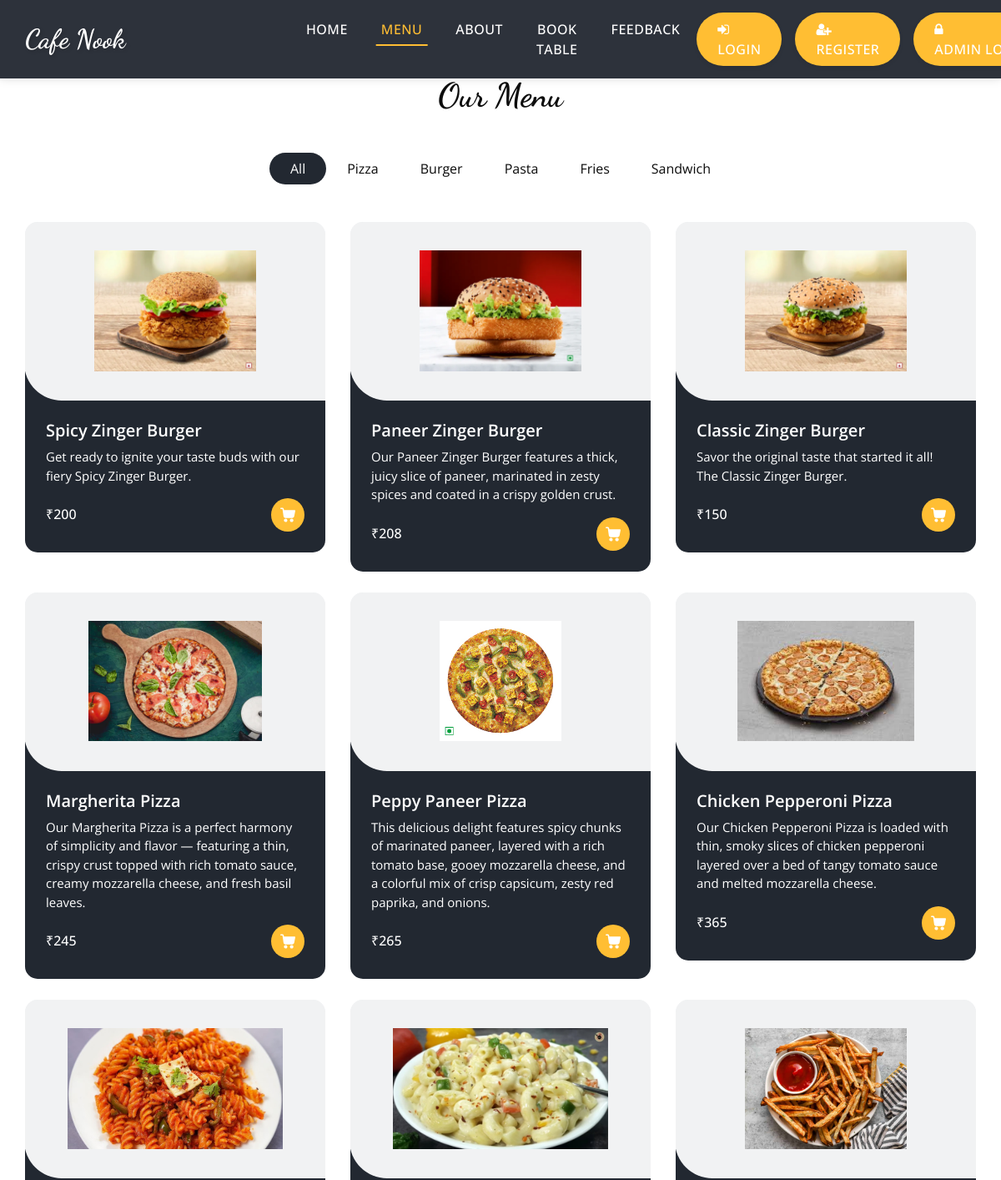
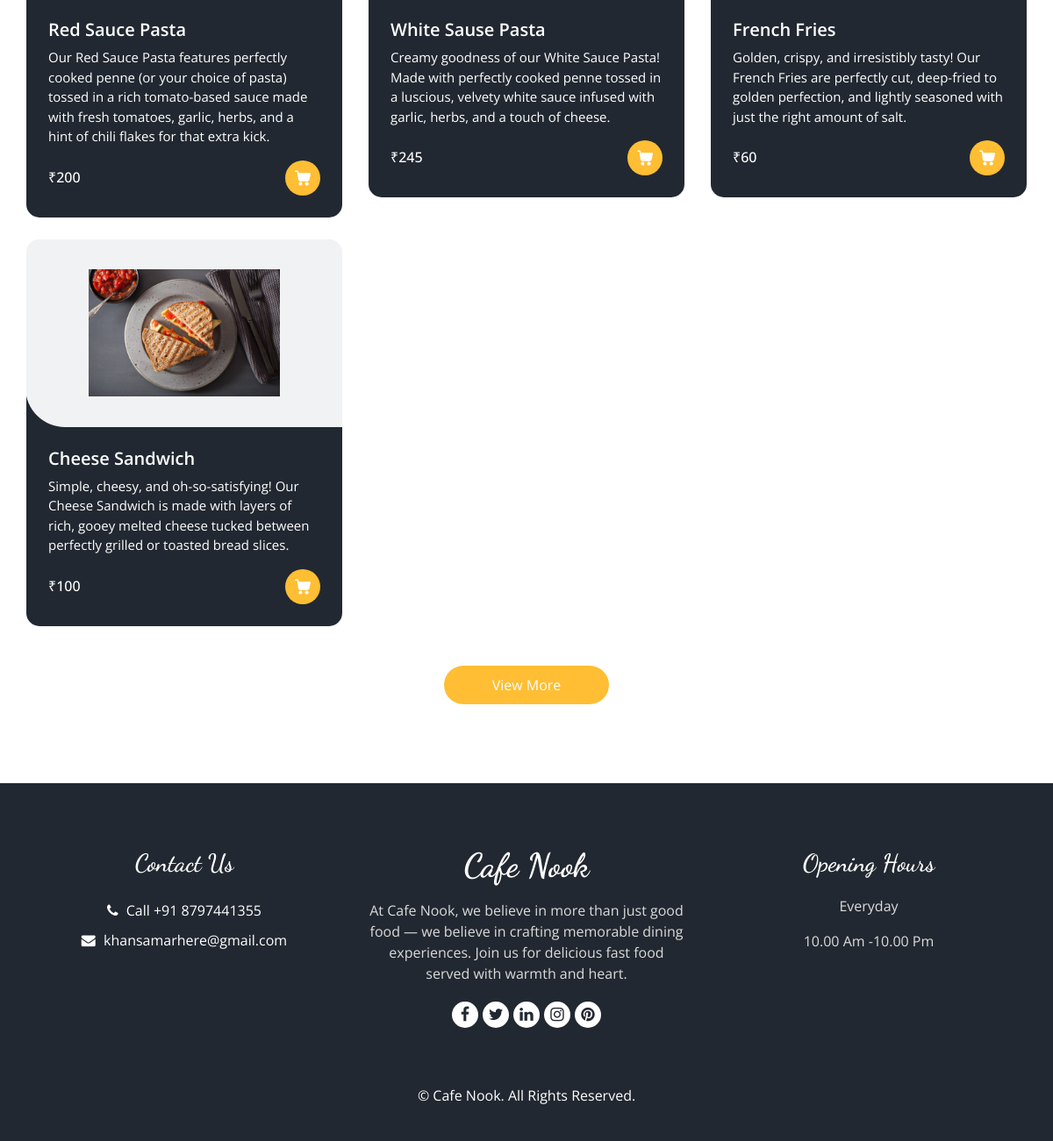
The page /menu on the database its author committed (2 pictures, top to bottom).
### baseapp2/models.py (models this page shows, shortened)
class ItemList(models.Model):
    Category_name = models.CharField(max_length=15)
    def __str__(self):
        return self.Category_name

class Items(models.Model):
    Item_name = models.CharField(max_length=40)
    Description = models.TextField(blank=False)
    Price = models.IntegerField()
    Category = models.ForeignKey(ItemList, related_name='Name', on_delete=models.CASCADE)
    Image = models.ImageField(upload_to='items/')

### baseapp2/views.py (the view)
# urls.py: path('menu', MenuView, name='Menu'),
def MenuView(request):
    items = Items.objects.all()
    list = ItemList.objects.all()
    return render(request, 'menu.html', {'items' : items, 'list' : list})

### Template/menu.html (shortened to what this page needs)
{% extends "base.html" %}
{% block class %}class="sub_page"{% endblock class %}
{% block menu_status %}active{% endblock menu_status %}
{% block main %}
  <section class="food_section layout_padding">
    <div class="container">
      <div class="heading_container heading_center">
        <h2>
          Our Menu
        </h2>
      </div>
      <ul class="filters_menu">
        <li class="active" data-filter="*">All</li>
        {% for i in list %}
        <li data-filter=".{{i.Category_name}}">{{i.Category_name}}</li>
        {% endfor %}
      </ul>
      <div class="filters-content">
        <div class="row grid">
          {% for j in items %}
          <div class="col-sm-6 col-lg-4 all {{j.Category}}">
            <div class="box">
              <div>
                <div class="img-box">
                  <img src="/media/{{j.Image}}" alt="{{j.Image}}">
                </div>
                <div class="detail-box">
                  <h5>
                    {{j.Item_name}}
                  </h5>
                  <p>
                    {{j.Description}}
                  </p>
                  <div class="options">
                    <h6>
                      ₹{{j.Price}}
                    </h6>
                    <a href="">
                    </a>
                  </div>
                </div>
              </div>
            </div>
          </div>
          {% endfor %}
        </div>
      </div>
      <div class="btn-box">
        <a href="">
          View More
        </a>
      </div>
    </div>
  </section>
{% endblock main %}

### Template/base.html (shortened to what this page needs)
<!DOCTYPE html>
<html>
{% load static %}
<head>
  <link rel="stylesheet" type="text/css" href="{% static 'css/bootstrap.css' %}" />
  <link rel="stylesheet" type="text/css" href="https://cdnjs.cloudflare.com/ajax/libs/OwlCarousel2/2.3.4/assets/owl.carousel.min.css" />
  <link rel="stylesheet" href="https://cdnjs.cloudflare.com/ajax/libs/jquery-nice-select/1.1.0/css/nice-select.min.css" />
  <link href="{% static 'css/font-awesome.min.css' %}" rel="stylesheet" />
  <link href="{% static 'css/style.css' %}" rel="stylesheet" />
  <link href="{% static 'css/responsive.css' %}" rel="stylesheet" />
</head>
<body {% block class %}{% endblock class %}>
  <div class="hero_area">
    <header class="header_section">
      <div class="container">
        <nav class="navbar navbar-expand-lg custom_nav-container ">
          <a class="navbar-brand" href="{% url "Home" %}">
            <span>
              Cafe Nook
            </span>
          </a>
          <div class="collapse navbar-collapse" id="navbarSupportedContent">
            <ul class="navbar-nav  mx-auto ">
              <li class="nav-item {% block home_status %}{% endblock home_status %}">
                <a class="nav-link" href="{% url "Home" %}">Home <span class="sr-only">(current)</span></a>
              </li>
              <li class="nav-item {% block menu_status %}{% endblock menu_status %}">
                <a class="nav-link" href="{% url "Menu" %}">Menu</a>
              </li>
              <li class="nav-item {% block about_status %}{% endblock about_status %}">
                <a class="nav-link" href="{% url "About" %}">About</a>
              </li>
              <li class="nav-item {% block book_table_status %}{% endblock book_table_status %}">
                <a class="nav-link" href="{% url "Book_Table" %}">Book Table</a>
              </li>
              <li class="nav-item {% block feedback_form %}{% endblock feedback_form %}">
                <a class="nav-link" href="{% url "Feedback_Form" %}">Feedback</a>
              </li>
            </ul>
            <div class="user_option">
              {% if user.is_authenticated %}
                <div class="d-flex align-items-center">
                  <span class="user_link mr-3">
                    <i class="fa fa-user" aria-hidden="true"></i>
                    <span class="ml-2">{{ user.username }}</span>
                  </span>
                  <a href="{% url 'accounts:profile' %}" class="order_online mr-3">
                    <i class="fa fa-id-card" aria-hidden="true"></i> Profile
                  </a>
                  <a href="{% url 'accounts:logout' %}" class="order_online mr-3">
                    <i class="fa fa-sign-out" aria-hidden="true"></i> Logout
                  </a>
                  <a href="/admin" class="order_online">
                    <i class="fa fa-lock" aria-hidden="true"></i> Admin&nbsp;Login
                  </a>
                </div>
              {% else %}
                <div class="d-flex align-items-center">
                  <a href="{% url 'accounts:login' %}" class="order_online mr-3">
                    <i class="fa fa-sign-in" aria-hidden="true"></i> Login
                  </a>
                  <a href="{% url 'accounts:register' %}" class="order_online mr-3">
                    <i class="fa fa-user-plus" aria-hidden="true"></i> Register
                  </a>
                  <a href="/admin" class="order_online">
                    <i class="fa fa-lock" aria-hidden="true"></i> Admin&nbsp;Login
                  </a>
                </div>
              {% endif %}
            </div>
          </div>
        </nav>
      </div>
    </header>
  </div>
 {% block main %}{% endblock main %}
<footer class="footer_section">
  <div class="container">
    <div class="row">
      <div class="col-md-4 footer-col">
        <div class="footer_contact">
          <h4>
            Contact Us
          </h4>
          <div class="contact_link_box">
            <a href="">
              <i class="fa fa-phone" aria-hidden="true"></i>
              <span>
                Call +91 8797441355
              </span>
            </a>
            <a href="">
              <i class="fa fa-envelope" aria-hidden="true"></i>
              <span>
                khansamarhere@gmail.com
              </span>
            </a>
          </div>
        </div>
      </div>
      <div class="col-md-4 footer-col">
        <div class="footer_detail">
          <a href="" class="footer-logo">
            Cafe Nook
          </a>
          <p>
            At Cafe Nook, we believe in more than just good food — we believe in crafting memorable dining experiences. Join us for delicious fast food served with warmth and heart.
          </p>
          <div class="footer_social">
            <a href="">
              <i class="fa fa-facebook" aria-hidden="true"></i>
            </a>
            <a href="">
              <i class="fa fa-twitter" aria-hidden="true"></i>
            </a>
            <a href="">
              <i class="fa fa-linkedin" aria-hidden="true"></i>
            </a>
            <a href="">
              <i class="fa fa-instagram" aria-hidden="true"></i>
            </a>
            <a href="">
              <i class="fa fa-pinterest" aria-hidden="true"></i>
            </a>
          </div>
        </div>
      </div>
      <div class="col-md-4 footer-col">
        <h4>
          Opening Hours
        </h4>
        <p>
          Everyday
        </p>
        <p>
          10.00 Am -10.00 Pm
        </p>
      </div>
    </div>
    <div class="footer-info">
      <p>
        &copy;  Cafe Nook. All Rights Reserved.
      </p>
    </div>
  </div>
</footer>
</body>
</html>

### Static/css/responsive.css (style rules this page uses)
@media (min-width: 1200px) { .container { max-width: 1170px; } }

### rows shown on the page
ItemList: Category_name "Pizza"
ItemList: Category_name "Burger"
ItemList: Category_name "Pasta"
ItemList: Category_name "Fries"
ItemList: Category_name "Sandwich"
Items: Image (picture), Item_name "Spicy Zinger Burger", Description "Get ready to ignite your taste buds with our fiery Spicy Zinger Burger.", Price "200"
Items: Image (picture), Item_name "Paneer Zinger Burger", Description "Our Paneer Zinger Burger features a thick, juicy slice of paneer, marinated in zesty spices and coated in a crispy golden crust.", Price "208"
Items: Image (picture), Item_name "Classic Zinger Burger", Description "Savor the original taste that started it all! The Classic Zinger Burger.", Price "150"
Items: Image (picture), Item_name "Margherita Pizza", Description "Our Margherita Pizza is a perfect harmony of simplicity and flavor — featuring a thin, crispy crust topped with rich tomato sauce, creamy mozzarella cheese, and fresh basil leaves.", Price "245"
Items: Image (picture), Item_name "Peppy Paneer Pizza", Description "This delicious delight features spicy chunks of marinated paneer, layered with a rich tomato base, gooey mozzarella cheese, and a colorful mix of crisp capsicum, zesty red paprika, and onions.", Price "265"
Items: Image (picture), Item_name "Chicken Pepperoni Pizza", Description "Our Chicken Pepperoni Pizza is loaded with thin, smoky slices of chicken pepperoni layered over a bed of tangy tomato sauce and melted mozzarella cheese.", Price "365"
Items: Image (picture), Item_name "Red Sauce Pasta", Description "Our Red Sauce Pasta features perfectly cooked penne (or your choice of pasta) tossed in a rich tomato-based sauce made with fresh tomatoes, garlic, herbs, and a hint of chili flakes for that extra kick.", Price "200"
Items: Image (picture), Item_name "White Sause Pasta", Description "Creamy goodness of our White Sauce Pasta! Made with perfectly cooked penne tossed in a luscious, velvety white sauce infused with garlic, herbs, and a touch of cheese.", Price "245"
Items: Image (picture), Item_name "French Fries", Description "Golden, crispy, and irresistibly tasty! Our French Fries are perfectly cut, deep-fried to golden perfection, and lightly seasoned with just the right amount of salt.", Price "60"
Items: Image (picture), Item_name "Cheese Sandwich", Description "Simple, cheesy, and oh-so-satisfying! Our Cheese Sandwich is made with layers of rich, gooey melted cheese tucked between perfectly grilled or toasted bread slices.", Price "100"
